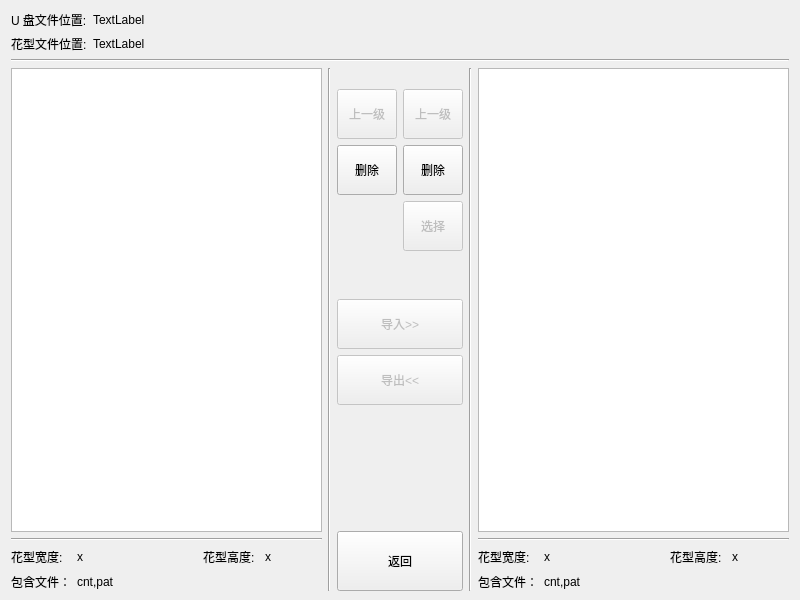
<?xml version="1.0" encoding="UTF-8"?>
<ui version="4.0">
 <class>QFormFile</class>
 <widget class="QWidget" name="QFormFile">
  <property name="geometry">
   <rect>
    <x>0</x>
    <y>0</y>
    <width>800</width>
    <height>600</height>
   </rect>
  </property>
  <property name="windowTitle">
   <string>Form</string>
  </property>
  <property name="autoFillBackground">
   <bool>false</bool>
  </property>
  <layout class="QVBoxLayout" name="verticalLayout_5">
   <property name="bottomMargin">
    <number>9</number>
   </property>
   <item>
    <layout class="QGridLayout" name="gridLayout_3">
     <item row="1" column="0">
      <widget class="QLabel" name="label_2">
       <property name="sizePolicy">
        <sizepolicy hsizetype="Maximum" vsizetype="Preferred">
         <horstretch>0</horstretch>
         <verstretch>0</verstretch>
        </sizepolicy>
       </property>
       <property name="text">
        <string>花型文件位置:</string>
       </property>
      </widget>
     </item>
     <item row="0" column="0">
      <widget class="QLabel" name="label">
       <property name="sizePolicy">
        <sizepolicy hsizetype="Maximum" vsizetype="Preferred">
         <horstretch>0</horstretch>
         <verstretch>0</verstretch>
        </sizepolicy>
       </property>
       <property name="text">
        <string>U 盘文件位置:</string>
       </property>
      </widget>
     </item>
     <item row="0" column="1" colspan="2">
      <widget class="QLabel" name="label_7">
       <property name="text">
        <string>TextLabel</string>
       </property>
      </widget>
     </item>
     <item row="1" column="1" colspan="2">
      <widget class="QLabel" name="label_8">
       <property name="text">
        <string>TextLabel</string>
       </property>
      </widget>
     </item>
    </layout>
   </item>
   <item>
    <widget class="Line" name="line_2">
     <property name="orientation">
      <enum>Qt::Horizontal</enum>
     </property>
    </widget>
   </item>
   <item>
    <layout class="QHBoxLayout" name="horizontalLayout">
     <item>
      <layout class="QVBoxLayout" name="verticalLayout_3">
       <item>
        <widget class="QTableView" name="tableView">
         <property name="focusPolicy">
          <enum>Qt::NoFocus</enum>
         </property>
        </widget>
       </item>
       <item>
        <widget class="Line" name="line_4">
         <property name="orientation">
          <enum>Qt::Horizontal</enum>
         </property>
        </widget>
       </item>
       <item>
        <layout class="QGridLayout" name="gridLayout" columnminimumwidth="0,0,0,0,0">
         <item row="0" column="0">
          <widget class="QLabel" name="label_14">
           <property name="text">
            <string>花型宽度:</string>
           </property>
          </widget>
         </item>
         <item row="0" column="1">
          <widget class="QLabel" name="label_17">
           <property name="text">
            <string>x</string>
           </property>
          </widget>
         </item>
         <item row="0" column="3">
          <widget class="QLabel" name="label_15">
           <property name="text">
            <string>花型高度:</string>
           </property>
          </widget>
         </item>
         <item row="0" column="4">
          <widget class="QLabel" name="label_16">
           <property name="text">
            <string>x</string>
           </property>
          </widget>
         </item>
         <item row="0" column="2">
          <spacer name="horizontalSpacer_3">
           <property name="orientation">
            <enum>Qt::Horizontal</enum>
           </property>
           <property name="sizeType">
            <enum>QSizePolicy::Preferred</enum>
           </property>
           <property name="sizeHint" stdset="0">
            <size>
             <width>40</width>
             <height>20</height>
            </size>
           </property>
          </spacer>
         </item>
         <item row="1" column="0">
          <widget class="QLabel" name="label_3">
           <property name="text">
            <string>包含文件：</string>
           </property>
          </widget>
         </item>
         <item row="1" column="1" colspan="4">
          <widget class="QLabel" name="label_4">
           <property name="text">
            <string>cnt,pat</string>
           </property>
          </widget>
         </item>
        </layout>
       </item>
      </layout>
     </item>
     <item>
      <widget class="Line" name="line">
       <property name="orientation">
        <enum>Qt::Vertical</enum>
       </property>
      </widget>
     </item>
     <item>
      <layout class="QVBoxLayout" name="verticalLayout_2" stretch="1,3,2,2,1,0">
       <property name="sizeConstraint">
        <enum>QLayout::SetDefaultConstraint</enum>
       </property>
       <item>
        <spacer name="verticalSpacer_2">
         <property name="orientation">
          <enum>Qt::Vertical</enum>
         </property>
         <property name="sizeType">
          <enum>QSizePolicy::Preferred</enum>
         </property>
         <property name="sizeHint" stdset="0">
          <size>
           <width>20</width>
           <height>40</height>
          </size>
         </property>
        </spacer>
       </item>
       <item>
        <layout class="QGridLayout" name="gridLayout_4" rowstretch="3,3,3" columnstretch="0,0">
         <item row="0" column="0">
          <widget class="QMdPushButton" name="qMdPushButton_3">
           <property name="enabled">
            <bool>false</bool>
           </property>
           <property name="sizePolicy">
            <sizepolicy hsizetype="Preferred" vsizetype="Expanding">
             <horstretch>0</horstretch>
             <verstretch>0</verstretch>
            </sizepolicy>
           </property>
           <property name="minimumSize">
            <size>
             <width>0</width>
             <height>50</height>
            </size>
           </property>
           <property name="maximumSize">
            <size>
             <width>60</width>
             <height>16777215</height>
            </size>
           </property>
           <property name="text">
            <string>上一级</string>
           </property>
          </widget>
         </item>
         <item row="0" column="1">
          <widget class="QMdPushButton" name="qMdPushButton_7">
           <property name="enabled">
            <bool>false</bool>
           </property>
           <property name="sizePolicy">
            <sizepolicy hsizetype="Preferred" vsizetype="Expanding">
             <horstretch>0</horstretch>
             <verstretch>0</verstretch>
            </sizepolicy>
           </property>
           <property name="maximumSize">
            <size>
             <width>60</width>
             <height>16777215</height>
            </size>
           </property>
           <property name="text">
            <string>上一级</string>
           </property>
          </widget>
         </item>
         <item row="1" column="0">
          <widget class="QMdPushButton" name="qMdPushButton_4">
           <property name="sizePolicy">
            <sizepolicy hsizetype="Preferred" vsizetype="Expanding">
             <horstretch>0</horstretch>
             <verstretch>0</verstretch>
            </sizepolicy>
           </property>
           <property name="minimumSize">
            <size>
             <width>0</width>
             <height>50</height>
            </size>
           </property>
           <property name="maximumSize">
            <size>
             <width>60</width>
             <height>16777215</height>
            </size>
           </property>
           <property name="text">
            <string>删除</string>
           </property>
          </widget>
         </item>
         <item row="1" column="1">
          <widget class="QMdPushButton" name="qMdPushButton_8">
           <property name="sizePolicy">
            <sizepolicy hsizetype="Preferred" vsizetype="Expanding">
             <horstretch>0</horstretch>
             <verstretch>0</verstretch>
            </sizepolicy>
           </property>
           <property name="maximumSize">
            <size>
             <width>60</width>
             <height>16777215</height>
            </size>
           </property>
           <property name="text">
            <string>删除</string>
           </property>
          </widget>
         </item>
         <item row="2" column="1">
          <widget class="QMdPushButton" name="qMdPushButton_5">
           <property name="enabled">
            <bool>false</bool>
           </property>
           <property name="sizePolicy">
            <sizepolicy hsizetype="Preferred" vsizetype="Expanding">
             <horstretch>0</horstretch>
             <verstretch>0</verstretch>
            </sizepolicy>
           </property>
           <property name="minimumSize">
            <size>
             <width>0</width>
             <height>50</height>
            </size>
           </property>
           <property name="maximumSize">
            <size>
             <width>60</width>
             <height>16777215</height>
            </size>
           </property>
           <property name="text">
            <string>选择</string>
           </property>
          </widget>
         </item>
         <item row="2" column="0">
          <spacer name="horizontalSpacer_5">
           <property name="orientation">
            <enum>Qt::Horizontal</enum>
           </property>
           <property name="sizeType">
            <enum>QSizePolicy::Preferred</enum>
           </property>
           <property name="sizeHint" stdset="0">
            <size>
             <width>20</width>
             <height>20</height>
            </size>
           </property>
          </spacer>
         </item>
        </layout>
       </item>
       <item>
        <spacer name="verticalSpacer">
         <property name="orientation">
          <enum>Qt::Vertical</enum>
         </property>
         <property name="sizeType">
          <enum>QSizePolicy::Preferred</enum>
         </property>
         <property name="sizeHint" stdset="0">
          <size>
           <width>20</width>
           <height>30</height>
          </size>
         </property>
        </spacer>
       </item>
       <item>
        <layout class="QVBoxLayout" name="verticalLayout" stretch="2,2">
         <property name="sizeConstraint">
          <enum>QLayout::SetDefaultConstraint</enum>
         </property>
         <item>
          <widget class="QMdPushButton" name="qMdPushButton_2">
           <property name="enabled">
            <bool>false</bool>
           </property>
           <property name="sizePolicy">
            <sizepolicy hsizetype="Preferred" vsizetype="Expanding">
             <horstretch>0</horstretch>
             <verstretch>0</verstretch>
            </sizepolicy>
           </property>
           <property name="minimumSize">
            <size>
             <width>0</width>
             <height>50</height>
            </size>
           </property>
           <property name="text">
            <string>导入&gt;&gt;</string>
           </property>
           <property name="iconSize">
            <size>
             <width>24</width>
             <height>24</height>
            </size>
           </property>
          </widget>
         </item>
         <item>
          <widget class="QMdPushButton" name="qMdPushButton">
           <property name="enabled">
            <bool>false</bool>
           </property>
           <property name="sizePolicy">
            <sizepolicy hsizetype="Preferred" vsizetype="Expanding">
             <horstretch>0</horstretch>
             <verstretch>0</verstretch>
            </sizepolicy>
           </property>
           <property name="minimumSize">
            <size>
             <width>0</width>
             <height>50</height>
            </size>
           </property>
           <property name="text">
            <string>导出&lt;&lt;</string>
           </property>
          </widget>
         </item>
        </layout>
       </item>
       <item>
        <spacer name="verticalSpacer_3">
         <property name="orientation">
          <enum>Qt::Vertical</enum>
         </property>
         <property name="sizeType">
          <enum>QSizePolicy::Minimum</enum>
         </property>
         <property name="sizeHint" stdset="0">
          <size>
           <width>20</width>
           <height>120</height>
          </size>
         </property>
        </spacer>
       </item>
       <item>
        <widget class="QMdPushButton" name="qMdPushButton_6">
         <property name="minimumSize">
          <size>
           <width>0</width>
           <height>60</height>
          </size>
         </property>
         <property name="text">
          <string>返回</string>
         </property>
        </widget>
       </item>
      </layout>
     </item>
     <item>
      <widget class="Line" name="line_3">
       <property name="orientation">
        <enum>Qt::Vertical</enum>
       </property>
      </widget>
     </item>
     <item>
      <layout class="QVBoxLayout" name="verticalLayout_4">
       <item>
        <widget class="QTableView" name="tableView_2">
         <property name="focusPolicy">
          <enum>Qt::NoFocus</enum>
         </property>
        </widget>
       </item>
       <item>
        <widget class="Line" name="line_5">
         <property name="orientation">
          <enum>Qt::Horizontal</enum>
         </property>
        </widget>
       </item>
       <item>
        <layout class="QGridLayout" name="gridLayout_2">
         <item row="0" column="1">
          <widget class="QLabel" name="label_19">
           <property name="text">
            <string>x</string>
           </property>
          </widget>
         </item>
         <item row="0" column="4">
          <widget class="QLabel" name="label_21">
           <property name="text">
            <string>x</string>
           </property>
          </widget>
         </item>
         <item row="1" column="0">
          <widget class="QLabel" name="label_6">
           <property name="text">
            <string>包含文件：</string>
           </property>
          </widget>
         </item>
         <item row="1" column="1" colspan="4">
          <widget class="QLabel" name="label_5">
           <property name="text">
            <string>cnt,pat</string>
           </property>
          </widget>
         </item>
         <item row="0" column="2">
          <spacer name="horizontalSpacer_4">
           <property name="orientation">
            <enum>Qt::Horizontal</enum>
           </property>
           <property name="sizeType">
            <enum>QSizePolicy::Preferred</enum>
           </property>
           <property name="sizeHint" stdset="0">
            <size>
             <width>40</width>
             <height>20</height>
            </size>
           </property>
          </spacer>
         </item>
         <item row="0" column="3">
          <widget class="QLabel" name="label_20">
           <property name="text">
            <string>花型高度:</string>
           </property>
          </widget>
         </item>
         <item row="0" column="0">
          <widget class="QLabel" name="label_18">
           <property name="text">
            <string>花型宽度:</string>
           </property>
          </widget>
         </item>
        </layout>
       </item>
      </layout>
     </item>
    </layout>
   </item>
  </layout>
 </widget>
 <customwidgets>
  <customwidget>
   <class>QMdPushButton</class>
   <extends>QPushButton</extends>
   <header>mdPushbutton/qmdpushbutton.h</header>
  </customwidget>
 </customwidgets>
 <resources/>
 <connections/>
</ui>
